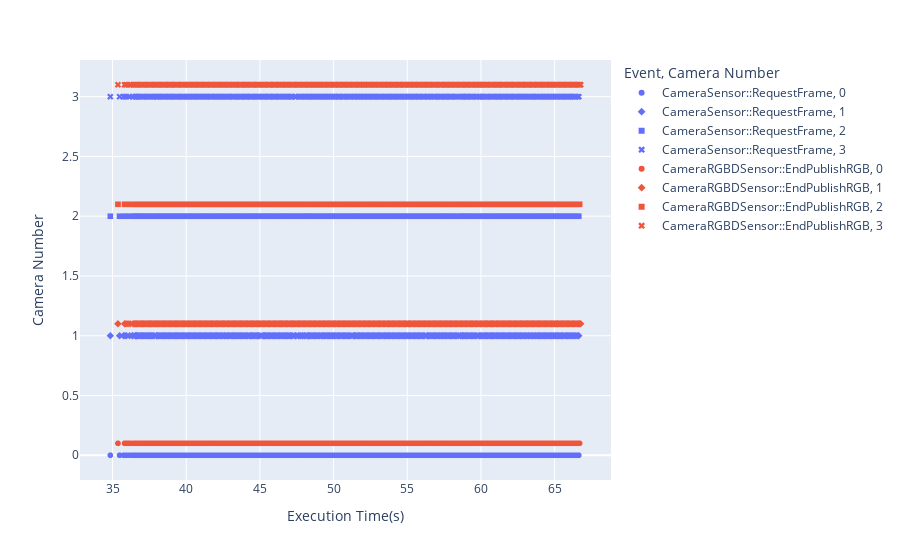

Here is the notebook cell this chart was saved with:
### Code cell
fig = px.scatter( x=timestamps, y=y, symbol=cameras, color=events,  labels={
                     "x":"Execution Time(s)",
                     "y":"Camera Number",
                     "color" : "Event",
                     "symbol" : "Camera Number",
    
                 },)
fig.show()

### Figure 1 — Plotly figure (JSON) as saved in the notebook; plotly's stock layout.template omitted (floating-point values rounded to 4 significant figures; data arrays with more than 128 entries replaced by an {"elided": "..."} marker saying what was removed)
{"data": [{"hovertemplate": "Event=CameraSensor::RequestFrame<br>Camera Number=%{y}<br>Execution Time(s)=%{x}<extra></extra>", "legendgroup": "CameraSensor::RequestFrame, 0", "marker": {"color": "#636efa", "symbol": "circle"}, "mode": "markers", "name": "CameraSensor::RequestFrame, 0", "showlegend": true, "type": "scattergl", "x": {"elided": "374 float values"}, "xaxis": "x", "y": {"elided": "374 int values"}, "yaxis": "y"}, {"hovertemplate": "Event=CameraSensor::RequestFrame<br>Camera Number=%{y}<br>Execution Time(s)=%{x}<extra></extra>", "legendgroup": "CameraSensor::RequestFrame, 1", "marker": {"color": "#636efa", "symbol": "diamond"}, "mode": "markers", "name": "CameraSensor::RequestFrame, 1", "showlegend": true, "type": "scattergl", "x": {"elided": "374 float values"}, "xaxis": "x", "y": {"elided": "374 int values"}, "yaxis": "y"}, {"hovertemplate": "Event=CameraSensor::RequestFrame<br>Camera Number=%{y}<br>Execution Time(s)=%{x}<extra></extra>", "legendgroup": "CameraSensor::RequestFrame, 2", "marker": {"color": "#636efa", "symbol": "square"}, "mode": "markers", "name": "CameraSensor::RequestFrame, 2", "showlegend": true, "type": "scattergl", "x": {"elided": "374 float values"}, "xaxis": "x", "y": {"elided": "374 int values"}, "yaxis": "y"}, {"hovertemplate": "Event=CameraSensor::RequestFrame<br>Camera Number=%{y}<br>Execution Time(s)=%{x}<extra></extra>", "legendgroup": "CameraSensor::RequestFrame, 3", "marker": {"color": "#636efa", "symbol": "x"}, "mode": "markers", "name": "CameraSensor::RequestFrame, 3", "showlegend": true, "type": "scattergl", "x": {"elided": "374 float values"}, "xaxis": "x", "y": {"elided": "374 int values"}, "yaxis": "y"}, {"hovertemplate": "Event=CameraRGBDSensor::EndPublishRGB<br>Camera Number=%{y}<br>Execution Time(s)=%{x}<extra></extra>", "legendgroup": "CameraRGBDSensor::EndPublishRGB, 0", "marker": {"color": "#EF553B", "symbol": "circle"}, "mode": "markers", "name": "CameraRGBDSensor::EndPublishRGB, 0", "showlegend": true, "type": "scattergl", "x": {"elided": "372 float values"}, "xaxis": "x", "y": {"elided": "372 float values"}, "yaxis": "y"}, {"hovertemplate": "Event=CameraRGBDSensor::EndPublishRGB<br>Camera Number=%{y}<br>Execution Time(s)=%{x}<extra></extra>", "legendgroup": "CameraRGBDSensor::EndPublishRGB, 1", "marker": {"color": "#EF553B", "symbol": "diamond"}, "mode": "markers", "name": "CameraRGBDSensor::EndPublishRGB, 1", "showlegend": true, "type": "scattergl", "x": {"elided": "373 float values"}, "xaxis": "x", "y": {"elided": "373 float values"}, "yaxis": "y"}, {"hovertemplate": "Event=CameraRGBDSensor::EndPublishRGB<br>Camera Number=%{y}<br>Execution Time(s)=%{x}<extra></extra>", "legendgroup": "CameraRGBDSensor::EndPublishRGB, 2", "marker": {"color": "#EF553B", "symbol": "square"}, "mode": "markers", "name": "CameraRGBDSensor::EndPublishRGB, 2", "showlegend": true, "type": "scattergl", "x": {"elided": "372 float values"}, "xaxis": "x", "y": {"elided": "372 float values"}, "yaxis": "y"}, {"hovertemplate": "Event=CameraRGBDSensor::EndPublishRGB<br>Camera Number=%{y}<br>Execution Time(s)=%{x}<extra></extra>", "legendgroup": "CameraRGBDSensor::EndPublishRGB, 3", "marker": {"color": "#EF553B", "symbol": "x"}, "mode": "markers", "name": "CameraRGBDSensor::EndPublishRGB, 3", "showlegend": true, "type": "scattergl", "x": {"elided": "373 float values"}, "xaxis": "x", "y": {"elided": "373 float values"}, "yaxis": "y"}], "layout": {"legend": {"title": {"text": "Event, Camera Number"}, "tracegroupgap": 0}, "margin": {"t": 60}, "xaxis": {"anchor": "y", "domain": [0, 1], "title": {"text": "Execution Time(s)"}}, "yaxis": {"anchor": "x", "domain": [0, 1], "title": {"text": "Camera Number"}}}}
